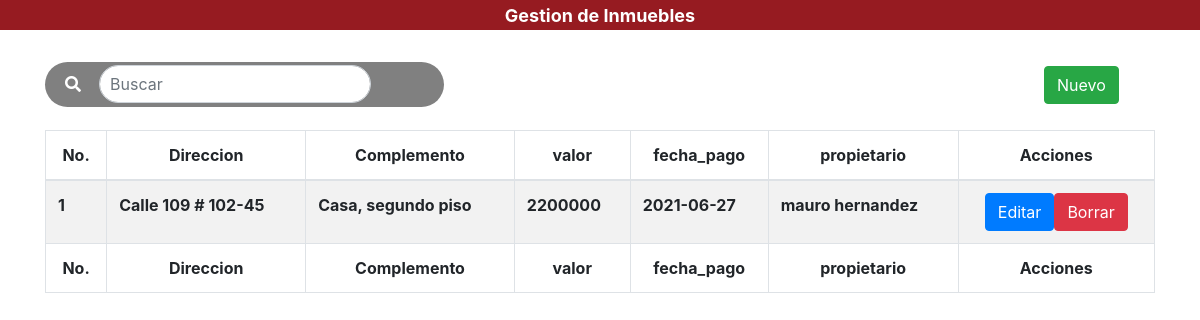
The page /SureManagment/vista/modulos/gestion_inmuebles/facturacion.php on the database its author committed.
### tables this page shows
CREATE TABLE `inmuebles_arriendo` (
  `id_inmueble` int(11) NOT NULL,
  `direccion` varchar(64) NOT NULL,
  `complemento` varchar(32) NOT NULL,
  `valor` bigint(20) NOT NULL,
  `fecha_pago` date NOT NULL,
  `id_propietario` int(11) DEFAULT NULL
);

CREATE TABLE `propietarios` (
  `id_propietario` int(11) NOT NULL,
  `nombres` varchar(64) NOT NULL,
  `apellidos` varchar(64) NOT NULL,
  `telefono` bigint(20) NOT NULL,
  `correo` varchar(64) NOT NULL
);

### SureManagment/vista/modulos/gestion_inmuebles/facturacion.php (the view, shortened to what this page needs)
<!doctype html>
<html lang="es">
  <head>
  </head>
  <body id="bodyp">
  <link rel='stylesheet' href='https://cdnjs.cloudflare.com/ajax/libs/font-awesome/5.12.1/css/all.min.css'>
    <link rel="stylesheet" href="../../../css/bootstrap.min.css">
    <link rel="stylesheet" href="../../../css/main.css">
    <link rel="stylesheet" type="text/css" href="../../../css/datatables.min.css"/>
    <link rel="stylesheet"  type="text/css" href="../../../css/dataTables.bootstrap4.min.css">
     <header>
         <h4 class="text-center text-light" style="background-color:#961b21;"><span style="background-color:rgba(0,0,0,0);" class="badge badge-danger">Gestion de Inmuebles</span></h4>
     </header>
    <br>
    <div class="container">
        <div class="row">
                <div class="col-lg-12">
                    <div class="table-responsive">
                    <div style="z-index:-1; position: absolute; width: 35%; height: 45px; border-radius:30px; background-color:grey;"></div><div class="buscarbtn" style="width:100%;background-color: rgba(68, 220, 38,0); display:inline-block; border-radius: 30px; padding-left: 20px; padding-right: 1px;"><i class="fas fa-search" style="color: white;"></i>&nbsp &nbsp <input placeholder="Buscar" style=" padding-left:10px;display: inline; border-radius: 30px; margin-top: 3px;margin-bottom: 3px; width: 100%; position: relative; margin-right: 1px;" class="form-control col-md-3 light-table-filter" data-table="order-table" id="searchh" type="text"></div> <br>
                    <div class="col-lg-12">
                          <button id="btnNuevo" type="button" class="btn btn-success" data-toggle="modal" style="position:absolute;left:90%;top:-40px;">Nuevo</button>
                    </div>
                    <br>
                        <table id="tablaPersonas" class="table table-striped table-bordered table-condensed order-table" style="width:100%">
                            <thead class="text-center">
                                <tr>
                                    <th>No.</th>
                                    <th>Direccion</th>
                                    <th>Complemento</th>
                                    <th>valor</th>
                                    <th>fecha_pago</th>
                                    <th>propietario</th>
                                    <th colspan="2">Acciones</th>
                                </tr>
                            </thead>
                                <?php
                                    $conn = mysqli_connect("localhost","root","","suremanagement");
                                    if ($conn -> connect_error){
                                        echo "Error en la conexion";
                                    }else{
                                        $consulta = mysqli_query($conn, "SELECT id_inmueble,direccion,complemento,valor,fecha_pago,nombres,apellidos,inmuebles_arriendo.id_propietario FROM inmuebles_arriendo INNER JOIN propietarios on inmuebles_arriendo.id_propietario = propietarios.id_propietario");
                                        while($reg = mysqli_fetch_array($consulta)){
                                            echo '<tr>
                                            <th>'.$reg['id_inmueble'].'</th>
                                            <th>'.$reg['direccion'].'</th>
                                            <th>'.$reg['complemento'].'</th>
                                            <th>'.$reg['valor'].'</th>
                                            <th>'.$reg['fecha_pago'].'</th>
                                            <th>'.$reg['nombres'].' '.$reg['apellidos'].'</th>
                                            <th><div class="text-center"><div class="btn-group"><form id="fused'.$reg['id_inmueble'].'"><input type="hidden" value="'.$reg['id_inmueble'].'"><input type="submit" value="Editar" class="btn btn-primary btnEditar" onclick="editus'.$reg['id_inmueble'].'()"></form><form id="fusel'.$reg['id_inmueble'].'"><input type="hidden" value="'.$reg['id_inmueble'].'"><input type="submit" onclick="delus'.$reg['id_inmueble'].'" value="Borrar"class="btn btn-danger btnBorrar"></div></form></div></th>
                                            </tr>';
                                        }
                                    }
                                ?>
                            <tfoot align="center">
                                <tr>
                                    <th>No.</th>
                                    <th>Direccion</th>
                                    <th>Complemento</th>
                                    <th>valor</th>
                                    <th>fecha_pago</th>
                                    <th>propietario</th>
                                    <th colspan="2">Acciones</th>
                                </tr>
                            </tfoot>
                       </table>
                    </div>
                </div>
        </div>
    </div>
<br>
<br>
  </body>
</html>

### SureManagment/css/main.css (style rules this page uses)
header { background:#007bff; }

### rows shown on the page
inmuebles_arriendo: id_inmueble "1", direccion "Calle 109 # 102-45", complemento "Casa, segundo piso", valor "2200000", fecha_pago "2021-06-27", id_propietario.nombres "mauro", id_propietario.apellidos "hernandez"
